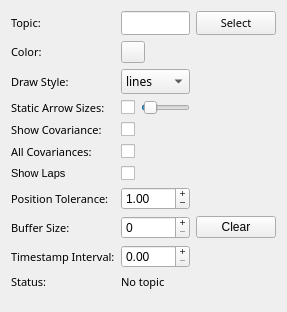
<?xml version="1.0" encoding="UTF-8"?>
<ui version="4.0">
 <class>odometry_config</class>
 <widget class="QWidget" name="odometry_config">
  <property name="geometry">
   <rect>
    <x>0</x>
    <y>0</y>
    <width>286</width>
    <height>312</height>
   </rect>
  </property>
  <property name="windowTitle">
   <string>Form</string>
  </property>
  <property name="styleSheet">
   <string notr="true"/>
  </property>
  <layout class="QGridLayout" name="gridLayout" columnminimumwidth="0,1,0">
   <item row="9" column="0">
    <widget class="QLabel" name="label_10">
     <property name="font">
      <font>
       <family>Sans Serif</family>
       <pointsize>8</pointsize>
      </font>
     </property>
     <property name="text">
      <string>Timestamp Interval:</string>
     </property>
    </widget>
   </item>
   <item row="0" column="0">
    <widget class="QLabel" name="label">
     <property name="font">
      <font>
       <family>Sans Serif</family>
       <pointsize>8</pointsize>
      </font>
     </property>
     <property name="text">
      <string>Topic:</string>
     </property>
    </widget>
   </item>
   <item row="4" column="1">
    <widget class="QCheckBox" name="show_covariance">
     <property name="text">
      <string/>
     </property>
    </widget>
   </item>
   <item row="6" column="1">
    <widget class="QCheckBox" name="show_laps">
     <property name="text">
      <string/>
     </property>
    </widget>
   </item>
   <item row="0" column="1">
    <widget class="QLineEdit" name="topic">
     <property name="font">
      <font>
       <family>Sans Serif</family>
       <pointsize>8</pointsize>
      </font>
     </property>
    </widget>
   </item>
   <item row="7" column="1">
    <widget class="QDoubleSpinBox" name="positiontolerance">
     <property name="sizePolicy">
      <sizepolicy hsizetype="Preferred" vsizetype="Fixed">
       <horstretch>0</horstretch>
       <verstretch>0</verstretch>
      </sizepolicy>
     </property>
     <property name="buttonSymbols">
      <enum>QAbstractSpinBox::PlusMinus</enum>
     </property>
     <property name="suffix">
      <string/>
     </property>
     <property name="value">
      <double>1.000000000000000</double>
     </property>
    </widget>
   </item>
   <item row="10" column="1">
    <widget class="QLabel" name="status">
     <property name="font">
      <font>
       <family>Sans Serif</family>
       <pointsize>8</pointsize>
      </font>
     </property>
     <property name="styleSheet">
      <string notr="true"/>
     </property>
     <property name="text">
      <string>No topic</string>
     </property>
     <property name="wordWrap">
      <bool>true</bool>
     </property>
    </widget>
   </item>
   <item row="1" column="1">
    <widget class="mapviz::ColorButton" name="color">
     <property name="maximumSize">
      <size>
       <width>24</width>
       <height>24</height>
      </size>
     </property>
     <property name="autoFillBackground">
      <bool>false</bool>
     </property>
     <property name="styleSheet">
      <string notr="true"/>
     </property>
     <property name="text">
      <string/>
     </property>
    </widget>
   </item>
   <item row="10" column="0">
    <widget class="QLabel" name="label_2">
     <property name="font">
      <font>
       <family>Sans Serif</family>
       <pointsize>8</pointsize>
      </font>
     </property>
     <property name="text">
      <string>Status:</string>
     </property>
    </widget>
   </item>
   <item row="0" column="2">
    <widget class="QPushButton" name="selecttopic">
        <property name="sizePolicy">
         <sizepolicy hsizetype="Fixed" vsizetype="Fixed">
          <horstretch>0</horstretch>
          <verstretch>0</verstretch>
         </sizepolicy>
        </property>
     <property name="font">
      <font>
       <family>Sans Serif</family>
       <pointsize>8</pointsize>
      </font>
     </property>
     <property name="styleSheet">
      <string notr="true"/>
     </property>
     <property name="text">
      <string>Select</string>
     </property>
    </widget>
   </item>
   <item row="8" column="0">
    <widget class="QLabel" name="label_6">
     <property name="font">
      <font>
       <family>Sans Serif</family>
       <pointsize>8</pointsize>
      </font>
     </property>
     <property name="text">
      <string>Buffer Size:</string>
     </property>
    </widget>
   </item>
   <item row="8" column="1">
    <widget class="QSpinBox" name="buffersize">
     <property name="buttonSymbols">
      <enum>QAbstractSpinBox::PlusMinus</enum>
     </property>
     <property name="maximum">
      <number>99999999</number>
     </property>
    </widget>
   </item>
   <item row="8" column="2">
    <widget class="QPushButton" name="buttonResetBuffer">
        <property name="sizePolicy">
         <sizepolicy hsizetype="Fixed" vsizetype="Fixed">
          <horstretch>0</horstretch>
          <verstretch>0</verstretch>
         </sizepolicy>
        </property>
     <property name="text">
      <string>Clear</string>
     </property>
    </widget>
   </item>
   <item row="4" column="0">
    <widget class="QLabel" name="label_5">
     <property name="font">
      <font>
       <family>Sans Serif</family>
       <pointsize>8</pointsize>
      </font>
     </property>
     <property name="text">
      <string>Show Covariance:</string>
     </property>
    </widget>
   </item>
   <item row="2" column="1">
    <widget class="QComboBox" name="drawstyle">
     <property name="maximumSize">
      <size>
       <width>16777215</width>
       <height>25</height>
      </size>
     </property>
     <property name="font">
      <font>
       <family>Sans Serif</family>
       <pointsize>9</pointsize>
      </font>
     </property>
     <item>
      <property name="text">
       <string>lines</string>
      </property>
     </item>
     <item>
      <property name="text">
       <string>points</string>
      </property>
     </item>
     <item>
      <property name="text">
       <string>arrows</string>
      </property>
     </item>
    </widget>
   </item>
   <item row="2" column="0">
    <widget class="QLabel" name="label_7">
     <property name="font">
      <font>
       <family>Sans Serif</family>
       <pointsize>8</pointsize>
      </font>
     </property>
     <property name="text">
      <string>Draw Style:</string>
     </property>
    </widget>
   </item>
   <item row="12" column="1">
    <spacer name="verticalSpacer_2">
     <property name="orientation">
      <enum>Qt::Vertical</enum>
     </property>
     <property name="sizeHint" stdset="0">
      <size>
       <width>20</width>
       <height>40</height>
      </size>
     </property>
    </spacer>
   </item>
   <item row="6" column="0">
    <widget class="QLabel" name="label_8">
     <property name="font">
      <font>
       <pointsize>8</pointsize>
      </font>
     </property>
     <property name="text">
      <string>Show Laps</string>
     </property>
    </widget>
   </item>
   <item row="1" column="0">
    <widget class="QLabel" name="label_3">
     <property name="font">
      <font>
       <family>Sans Serif</family>
       <pointsize>8</pointsize>
      </font>
     </property>
     <property name="text">
      <string>Color:</string>
     </property>
    </widget>
   </item>
   <item row="3" column="0">
    <widget class="QLabel" name="label_9">
     <property name="font">
      <font>
       <family>Sans Serif</family>
       <pointsize>8</pointsize>
      </font>
     </property>
     <property name="text">
      <string>Static Arrow Sizes:</string>
     </property>
    </widget>
   </item>
   <item row="7" column="0">
    <widget class="QLabel" name="label_4">
     <property name="font">
      <font>
       <family>Sans Serif</family>
       <pointsize>8</pointsize>
      </font>
     </property>
     <property name="text">
      <string>Position Tolerance:</string>
     </property>
    </widget>
   </item>
   <item row="9" column="1">
    <widget class="QDoubleSpinBox" name="show_timestamps">
     <property name="sizePolicy">
      <sizepolicy hsizetype="Preferred" vsizetype="Fixed">
       <horstretch>0</horstretch>
       <verstretch>0</verstretch>
      </sizepolicy>
     </property>
     <property name="buttonSymbols">
      <enum>QAbstractSpinBox::PlusMinus</enum>
     </property>
     <property name="suffix">
      <string/>
     </property>
     <property name="value">
      <double>0.000000000000000</double>
     </property>
    </widget>
   </item>
   <item row="3" column="1">
    <layout class="QHBoxLayout" name="horizontalLayout">
     <property name="spacing">
      <number>6</number>
     </property>
     <item>
      <widget class="QCheckBox" name="static_arrow_sizes">
       <property name="text">
        <string/>
       </property>
      </widget>
     </item>
     <item>
      <widget class="QSlider" name="arrow_size">
       <property name="minimum">
        <number>1</number>
       </property>
       <property name="maximum">
        <number>500</number>
       </property>
       <property name="value">
        <number>25</number>
       </property>
       <property name="orientation">
        <enum>Qt::Horizontal</enum>
       </property>
       <property name="tickPosition">
        <enum>QSlider::NoTicks</enum>
       </property>
      </widget>
     </item>
    </layout>
   </item>
   <item row="5" column="0">
    <widget class="QLabel" name="label_11">
     <property name="font">
      <font>
       <family>Sans Serif</family>
       <pointsize>8</pointsize>
      </font>
     </property>
     <property name="text">
      <string>All Covariances:</string>
     </property>
    </widget>
   </item>
   <item row="5" column="1">
    <widget class="QCheckBox" name="show_all_covariances">
     <property name="text">
      <string/>
     </property>
    </widget>
   </item>
  </layout>
 </widget>
 <customwidgets>
  <customwidget>
   <class>mapviz::ColorButton</class>
   <extends>QPushButton</extends>
   <header location="global">mapviz/color_button.hpp</header>
  </customwidget>
 </customwidgets>
 <resources/>
 <connections/>
 <slots>
  <slot>SelectColor()</slot>
  <slot>SelectTopic()</slot>
  <slot>TopicEdited()</slot>
  <slot>PositionToleranceChanged(double)</slot>
  <slot>AngleToleranceChanged(double)</slot>
 </slots>
</ui>
